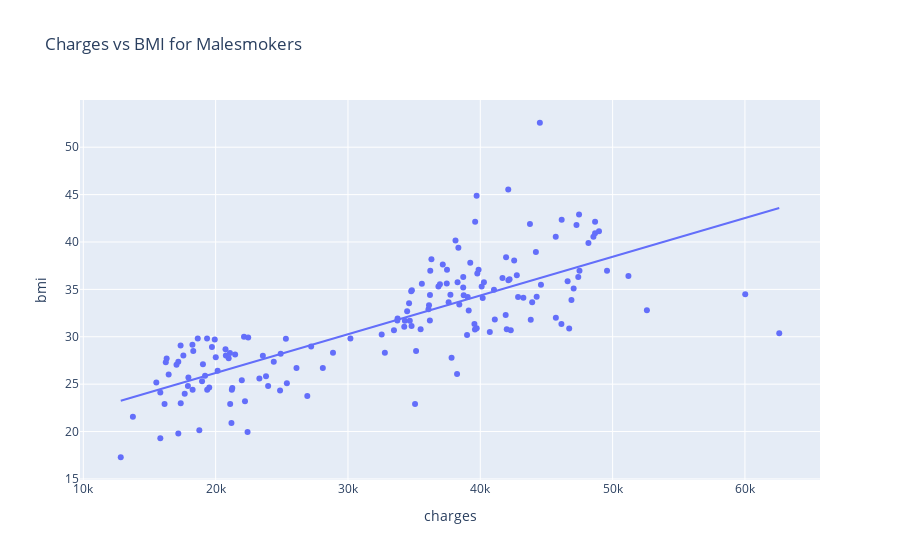
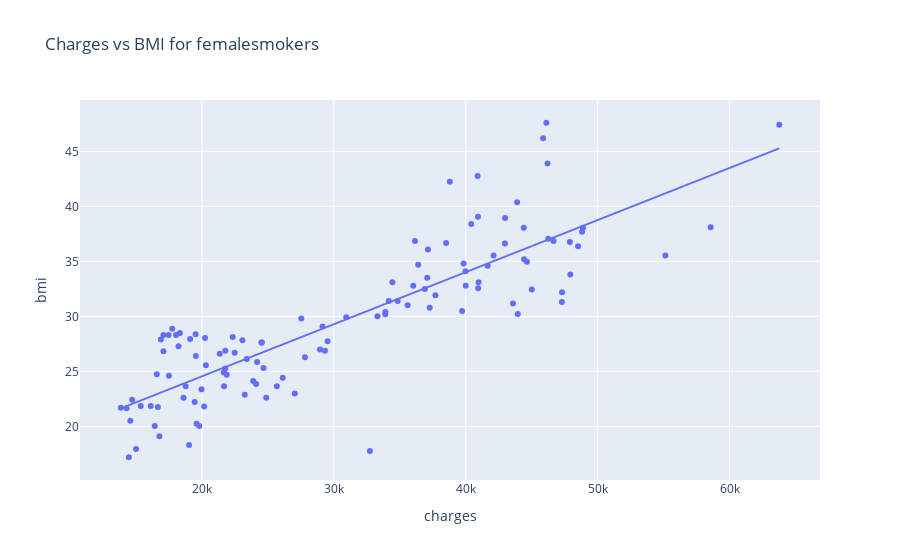
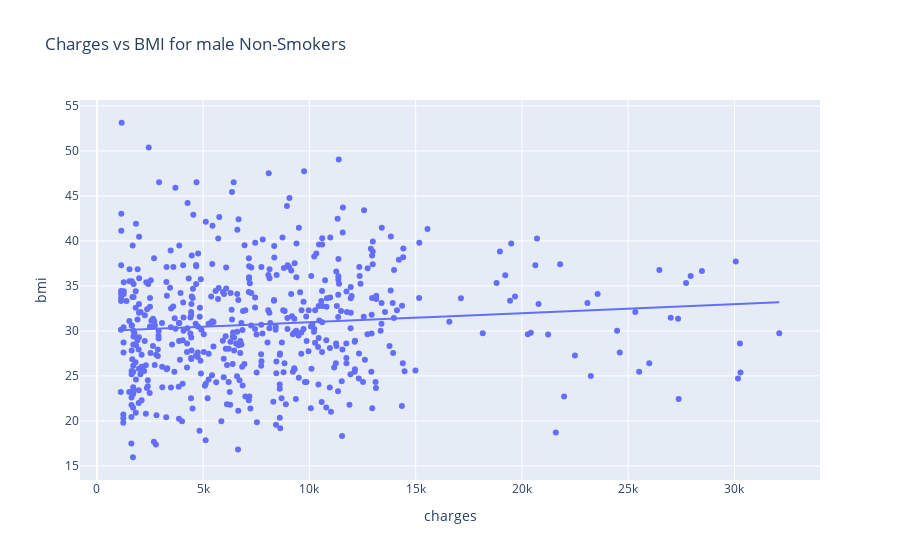
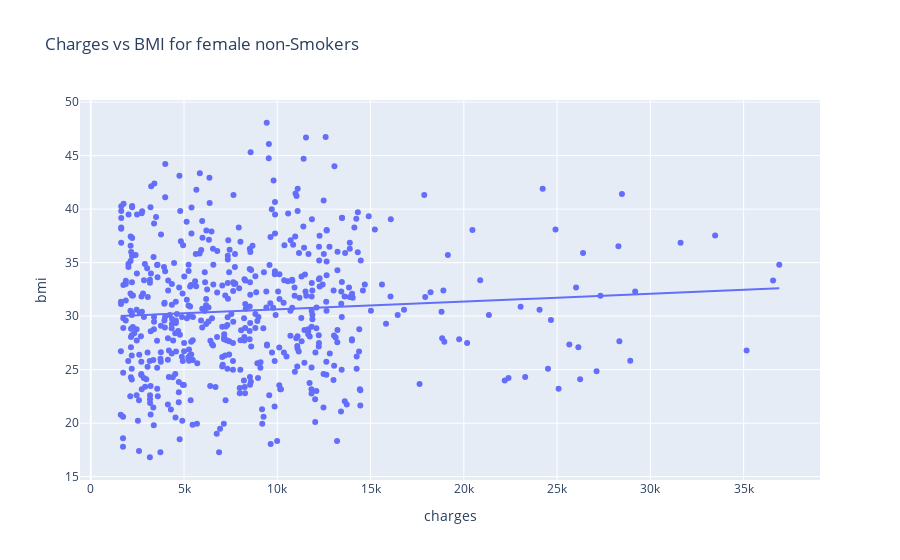

These figures' notebook cell, in order:
### Markdown cell above
Jeremy added analysis.  I will also test correlation between charges with age and with BMI for male smokers, female smokers, male non smokers and female non-smokers to see if the correlations in each group are stronger than simply grouping by smoker status.  Unclear if this will be the case since there appear to be more male smokers than femaile smokers which may partly explain the slightly higher average charges for males than femailes but we will check below.

### Code cell
# Check correlation between BMI and charges for male smokers
malesmoker_true = insurance[(insurance['sex'] == 'male') & (insurance['smoker'] == True)]
correlation = malesmoker_true['bmi'].corr(malesmoker_true['charges'])
print(f"Correlation between BMI and charges for malesmokers: {correlation:.3f}")

# Visualize the relationship for male smokers
fig = px.scatter(malesmoker_true, x='charges', y='bmi', trendline='ols',
                 title='Charges vs BMI for Malesmokers',
                 hover_data=['age', 'sex', 'region'])
fig.show()

# Check correlation between BMI and charges for female smokers
femalesmoker_true = insurance[(insurance['sex'] == 'female') & (insurance['smoker'] == True)]
correlation = femalesmoker_true['bmi'].corr(femalesmoker_true['charges'])
print(f"\n Correlation between BMI and charges for femalesmokers: {correlation:.3f}")

# Visualize the relationship for female smokers
fig = px.scatter(femalesmoker_true, x='charges', y='bmi', trendline='ols',
                 title='Charges vs BMI for femalesmokers',
                 hover_data=['age', 'sex', 'region'])
fig.show()

# Check correlation between BMI and charges for male non-smokers
malesmoker_false = insurance[(insurance['sex'] == 'male') & (insurance['smoker'] == False)]
correlation = malesmoker_false['bmi'].corr(malesmoker_false['charges'])
print(f"\n Correlation between BMI and charges for male non-smokers: {correlation:.3f}")

# Visualize the relationship for male non-smokers
fig = px.scatter(malesmoker_false, x='charges', y='bmi', trendline='ols',
                 title='Charges vs BMI for male Non-Smokers',
                 hover_data=['age', 'sex', 'region'])
fig.show()

# Check correlation between BMI and charges for female non-smokers
femalesmoker_false = insurance[(insurance['sex'] == 'female') & (insurance['smoker'] == False)]
correlation = femalesmoker_false['bmi'].corr(femalesmoker_false['charges'])
print(f"\n Correlation between BMI and charges for female non-smokers: {correlation:.3f}")

# Visualize the relationship for female non-smokers
fig = px.scatter(femalesmoker_false, x='charges', y='bmi', trendline='ols',
                 title='Charges vs BMI for female non-Smokers',
                 hover_data=['age', 'sex', 'region'])
fig.show()

### Figure 1 — Plotly figure (JSON) as saved in the notebook; plotly's stock layout.template omitted (floating-point values rounded to 4 significant figures; data arrays with more than 128 entries replaced by an {"elided": "..."} marker saying what was removed)
{"data": [{"customdata": {"elided": "159x3 mixed values"}, "hovertemplate": "charges=%{x}<br>bmi=%{y}<br>age=%{customdata[0]}<br>sex=%{customdata[1]}<br>region=%{customdata[2]}<extra></extra>", "legendgroup": "", "marker": {"color": "#636efa", "symbol": "circle"}, "mode": "markers", "name": "", "orientation": "v", "showlegend": false, "type": "scatter", "x": {"elided": "159 float values"}, "xaxis": "x", "y": {"elided": "159 float values"}, "yaxis": "y"}, {"hovertemplate": "<b>OLS trendline</b><br>bmi = 0.000408762 * charges + 17.9979<br>R<sup>2</sup>=0.591908<br><br>charges=%{x}<br>bmi=%{y} <b>(trend)</b><extra></extra>", "legendgroup": "", "marker": {"color": "#636efa", "symbol": "circle"}, "mode": "lines", "name": "", "showlegend": false, "type": "scatter", "x": {"elided": "159 float values"}, "xaxis": "x", "y": {"elided": "159 float values"}, "yaxis": "y"}], "layout": {"legend": {"tracegroupgap": 0}, "title": {"text": "Charges vs BMI for Malesmokers"}, "xaxis": {"anchor": "y", "domain": [0, 1], "title": {"text": "charges"}}, "yaxis": {"anchor": "x", "domain": [0, 1], "title": {"text": "bmi"}}}}

### Figure 2 — Plotly figure (JSON) as saved in the notebook; plotly's stock layout.template omitted (floating-point values rounded to 4 significant figures; data arrays with more than 128 entries replaced by an {"elided": "..."} marker saying what was removed)
{"data": [{"customdata": {"elided": "115x3 mixed values"}, "hovertemplate": "charges=%{x}<br>bmi=%{y}<br>age=%{customdata[0]}<br>sex=%{customdata[1]}<br>region=%{customdata[2]}<extra></extra>", "legendgroup": "", "marker": {"color": "#636efa", "symbol": "circle"}, "mode": "markers", "name": "", "orientation": "v", "showlegend": false, "type": "scatter", "x": [16880.0, 27810.0, 37700.0, 23240.0, 14710.0, 16580.0, 39840.0, 43580.0, 47290.0, 30940.0, 19110.0, 17080.0, 32730.0, 19960.0, 21350.0, 36150.0, 48820.0, 37130.0, 19440.0, 38510.0, 29520.0, 47310.0, 17090.0, 22330.0, 47900.0, 24870.0, 34840.0, 47930.0, 48520.0, 13840.0, 18030.0, 21660.0, 15010.0, 19590.0, 14460.0, 18610.0, 28950.0, 37080.0, 19520.0, 48890.0, 63770.0, 45860.0, 39980.0, 58570.0, 43940.0, 15360.0, 17470.0, 25680.0, 42970.0, 34440.0, 42980.0, 24670.0, 27040.0, 40000.0, 46200.0, 44400.0, 40930.0, 16660.0, 40420.0, 19540.0, 23070.0, 17750.0, 24520.0, 38790.0, 23400.0, 55140.0, 36020.0, 27530.0, 45010.0, 37270.0, 42110.0, 24110.0, 40970.0, 46110.0, 46260.0, 29330.0, 19800.0, 17500.0, 21770.0, 14570.0, 16420.0, 35600.0, 21680.0, 44420.0, 39730.0, 20230.0, 21880.0, 19020.0, 33910.0, 44640.0, 16780.0, 24180.0, 34170.0, 46660.0, 40900.0, 36900.0, 40940.0, 22480.0, 23890.0, 18330.0, 21770.0, 33310.0, 18220.0, 20300.0, 41660.0, 26130.0, 20170.0, 24540.0, 14280.0, 16120.0, 33900.0, 36400.0, 18770.0, 43900.0, 29140.0], "xaxis": "x", "y": [27.9, 26.29, 31.92, 22.88, 22.42, 24.75, 34.8, 31.16, 31.3, 29.92, 27.94, 28.3, 17.77, 23.37, 26.6, 36.85, 37.7, 36.08, 22.22, 36.67, 27.74, 32.2, 26.84, 28.12, 36.77, 22.61, 31.4, 33.8, 36.38, 21.7, 28.31, 24.89, 17.95, 20.23, 17.2, 22.6, 26.98, 33.5, 28.38, 38.06, 47.41, 46.2, 34.1, 38.09, 30.21, 21.85, 28.31, 23.66, 36.63, 33.11, 38.95, 25.3, 22.99, 32.77, 43.89, 38.06, 39.05, 21.75, 38.39, 26.4, 27.83, 28.88, 27.6, 42.24, 26.12, 35.53, 32.78, 29.81, 32.45, 30.78, 35.53, 23.84, 33.11, 47.6, 37.05, 26.89, 20.05, 24.6, 26.89, 20.52, 20.05, 31.02, 23.66, 35.2, 30.5, 28.02, 24.7, 18.3, 30.4, 34.96, 19.09, 25.85, 31.4, 36.86, 42.75, 32.49, 32.56, 26.7, 24.13, 28.49, 25.27, 30.02, 27.28, 25.55, 34.6, 24.42, 21.8, 27.64, 21.66, 21.85, 30.2, 34.7, 23.66, 40.37, 29.07], "yaxis": "y"}, {"hovertemplate": "<b>OLS trendline</b><br>bmi = 0.000473396 * charges + 15.085<br>R<sup>2</sup>=0.715563<br><br>charges=%{x}<br>bmi=%{y} <b>(trend)</b><extra></extra>", "legendgroup": "", "marker": {"color": "#636efa", "symbol": "circle"}, "mode": "lines", "name": "", "showlegend": false, "type": "scatter", "x": [13840.0, 14280.0, 14460.0, 14570.0, 14710.0, 15010.0, 15360.0, 16120.0, 16420.0, 16580.0, 16660.0, 16780.0, 16880.0, 17080.0, 17090.0, 17470.0, 17500.0, 17750.0, 18030.0, 18220.0, 18330.0, 18610.0, 18770.0, 19020.0, 19110.0, 19440.0, 19520.0, 19540.0, 19590.0, 19800.0, 19960.0, 20170.0, 20230.0, 20300.0, 21350.0, 21660.0, 21680.0, 21770.0, 21770.0, 21880.0, 22330.0, 22480.0, 23070.0, 23240.0, 23400.0, 23890.0, 24110.0, 24180.0, 24520.0, 24540.0, 24670.0, 24870.0, 25680.0, 26130.0, 27040.0, 27530.0, 27810.0, 28950.0, 29140.0, 29330.0, 29520.0, 30940.0, 32730.0, 33310.0, 33900.0, 33910.0, 34170.0, 34440.0, 34840.0, 35600.0, 36020.0, 36150.0, 36400.0, 36900.0, 37080.0, 37130.0, 37270.0, 37700.0, 38510.0, 38790.0, 39730.0, 39840.0, 39980.0, 40000.0, 40420.0, 40900.0, 40930.0, 40940.0, 40970.0, 41660.0, 42110.0, 42970.0, 42980.0, 43580.0, 43900.0, 43940.0, 44400.0, 44420.0, 44640.0, 45010.0, 45860.0, 46110.0, 46200.0, 46260.0, 46660.0, 47290.0, 47310.0, 47900.0, 47930.0, 48520.0, 48820.0, 48890.0, 55140.0, 58570.0, 63770.0], "xaxis": "x", "y": [21.64, 21.85, 21.93, 21.98, 22.05, 22.19, 22.36, 22.71, 22.86, 22.93, 22.97, 23.03, 23.08, 23.17, 23.17, 23.35, 23.37, 23.49, 23.62, 23.71, 23.76, 23.89, 23.97, 24.09, 24.13, 24.29, 24.33, 24.33, 24.36, 24.46, 24.54, 24.63, 24.66, 24.69, 25.19, 25.34, 25.35, 25.39, 25.39, 25.44, 25.66, 25.73, 26.0, 26.09, 26.16, 26.39, 26.5, 26.53, 26.69, 26.7, 26.76, 26.86, 27.24, 27.45, 27.88, 28.12, 28.25, 28.79, 28.88, 28.97, 29.06, 29.73, 30.58, 30.85, 31.13, 31.14, 31.26, 31.39, 31.58, 31.94, 32.14, 32.2, 32.32, 32.55, 32.64, 32.66, 32.73, 32.93, 33.32, 33.45, 33.89, 33.94, 34.01, 34.02, 34.22, 34.45, 34.46, 34.47, 34.48, 34.81, 35.02, 35.43, 35.43, 35.72, 35.87, 35.89, 36.1, 36.11, 36.22, 36.39, 36.8, 36.91, 36.96, 36.98, 37.17, 37.47, 37.48, 37.76, 37.77, 38.05, 38.2, 38.23, 41.19, 42.81, 45.27], "yaxis": "y"}], "layout": {"legend": {"tracegroupgap": 0}, "title": {"text": "Charges vs BMI for femalesmokers"}, "xaxis": {"anchor": "y", "domain": [0, 1], "title": {"text": "charges"}}, "yaxis": {"anchor": "x", "domain": [0, 1], "title": {"text": "bmi"}}}}

### Figure 3 — Plotly figure (JSON) as saved in the notebook; plotly's stock layout.template omitted (floating-point values rounded to 4 significant figures; data arrays with more than 128 entries replaced by an {"elided": "..."} marker saying what was removed)
{"data": [{"customdata": {"elided": "517x3 mixed values"}, "hovertemplate": "charges=%{x}<br>bmi=%{y}<br>age=%{customdata[0]}<br>sex=%{customdata[1]}<br>region=%{customdata[2]}<extra></extra>", "legendgroup": "", "marker": {"color": "#636efa", "symbol": "circle"}, "mode": "markers", "name": "", "orientation": "v", "showlegend": false, "type": "scatter", "x": {"elided": "517 float values"}, "xaxis": "x", "y": {"elided": "517 float values"}, "yaxis": "y"}, {"hovertemplate": "<b>OLS trendline</b><br>bmi = 0.000100523 * charges + 29.9576<br>R<sup>2</sup>=0.009198<br><br>charges=%{x}<br>bmi=%{y} <b>(trend)</b><extra></extra>", "legendgroup": "", "marker": {"color": "#636efa", "symbol": "circle"}, "mode": "lines", "name": "", "showlegend": false, "type": "scatter", "x": {"elided": "517 float values"}, "xaxis": "x", "y": {"elided": "517 float values"}, "yaxis": "y"}], "layout": {"legend": {"tracegroupgap": 0}, "title": {"text": "Charges vs BMI for male Non-Smokers"}, "xaxis": {"anchor": "y", "domain": [0, 1], "title": {"text": "charges"}}, "yaxis": {"anchor": "x", "domain": [0, 1], "title": {"text": "bmi"}}}}

### Figure 4 — Plotly figure (JSON) as saved in the notebook; plotly's stock layout.template omitted (floating-point values rounded to 4 significant figures; data arrays with more than 128 entries replaced by an {"elided": "..."} marker saying what was removed)
{"data": [{"customdata": {"elided": "547x3 mixed values"}, "hovertemplate": "charges=%{x}<br>bmi=%{y}<br>age=%{customdata[0]}<br>sex=%{customdata[1]}<br>region=%{customdata[2]}<extra></extra>", "legendgroup": "", "marker": {"color": "#636efa", "symbol": "circle"}, "mode": "markers", "name": "", "orientation": "v", "showlegend": false, "type": "scatter", "x": {"elided": "547 float values"}, "xaxis": "x", "y": {"elided": "547 float values"}, "yaxis": "y"}, {"hovertemplate": "<b>OLS trendline</b><br>bmi = 7.31226e-05 * charges + 29.8988<br>R<sup>2</sup>=0.005639<br><br>charges=%{x}<br>bmi=%{y} <b>(trend)</b><extra></extra>", "legendgroup": "", "marker": {"color": "#636efa", "symbol": "circle"}, "mode": "lines", "name": "", "showlegend": false, "type": "scatter", "x": {"elided": "547 float values"}, "xaxis": "x", "y": {"elided": "547 float values"}, "yaxis": "y"}], "layout": {"legend": {"tracegroupgap": 0}, "title": {"text": "Charges vs BMI for female non-Smokers"}, "xaxis": {"anchor": "y", "domain": [0, 1], "title": {"text": "charges"}}, "yaxis": {"anchor": "x", "domain": [0, 1], "title": {"text": "bmi"}}}}
